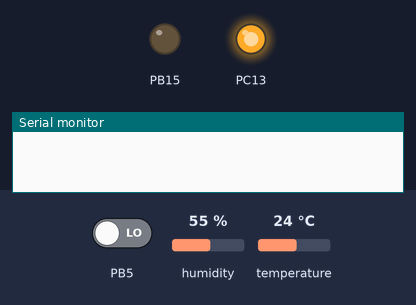
Bench run of a sketch on a simulated STM32 Blue Pill. Parts: output pins drawn as LEDs (lit = HIGH), the last lines printed to the serial monitor. Inputs (shaded band) come from the test bench; at power-on: PB5 LOW, humidity 55 %, temperature 24 °C.

Above: at 1.2 s.
1.3 s: PB5 driven HIGH
At 1.6 s:
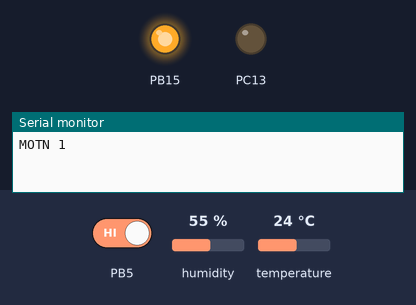
2.8 s: PB5 driven LOW
At 4.0 s:
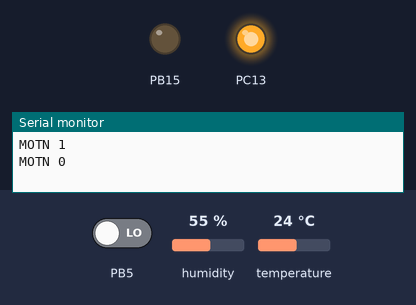
Timing chart, 0 to 5.8 s (numbered marks = the images above; inputs shaded):
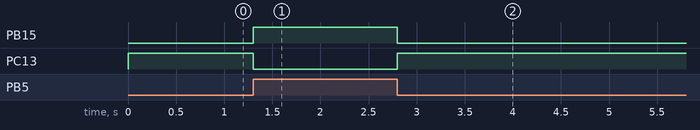

The sketch:

motion-temp-hum_BP.ino
```cpp
#include "DHT.h"
#define DHTPIN PB7
#define DHTTYPE DHT11

int pirState = LOW;
int val = 0;

unsigned long epochStart;
unsigned long currentTime;
int dht_timeout = 5000;

DHT dht(DHTPIN, DHTTYPE);

void setup() {
  pinMode(PB15, OUTPUT);
  pinMode(PC13, OUTPUT);
  pinMode(PB5, INPUT);
  Serial.begin(9600);
  epochStart = millis();
  dht.begin();
}

void loop() {
  currentTime = millis();
  if (currentTime - epochStart >= dht_timeout) {
    float h = dht.readHumidity();
    float t = dht.readTemperature();
    float f = dht.readTemperature(true);
    if (isnan(h) || isnan(t) || isnan(f)) {
      Serial.println("Failed to read from DHT sensor!");
      return;
    }
    Serial.print("HUMI ");
    Serial.print(h);
    Serial.print("\n");
    Serial.print("TMPC ");
    Serial.print(t);
    Serial.print("\n");
    Serial.print("TMPF ");
    Serial.print(f);
    Serial.print("\n");
    epochStart = currentTime;
  }

  val = digitalRead(PB5);
  if (val == HIGH) {
    digitalWrite(PB15, HIGH);
    digitalWrite(PC13, LOW);
    if (pirState == LOW) {
      // we have just turned on
      Serial.println("MOTN 1");
      pirState = HIGH;
    }
  } else {
    digitalWrite(PB15, LOW); // turn LED OFF
    digitalWrite(PC13, HIGH);
    if (pirState == HIGH){
      Serial.println("MOTN 0");
      pirState = LOW;
    }
  }
}
```

Measured:
- after the input at 1.3 s, PB15: LOW → HIGH at once; PC13: HIGH → LOW at once
- after the input at 2.8 s, PB15: HIGH → LOW at once; PC13: LOW → HIGH at once
